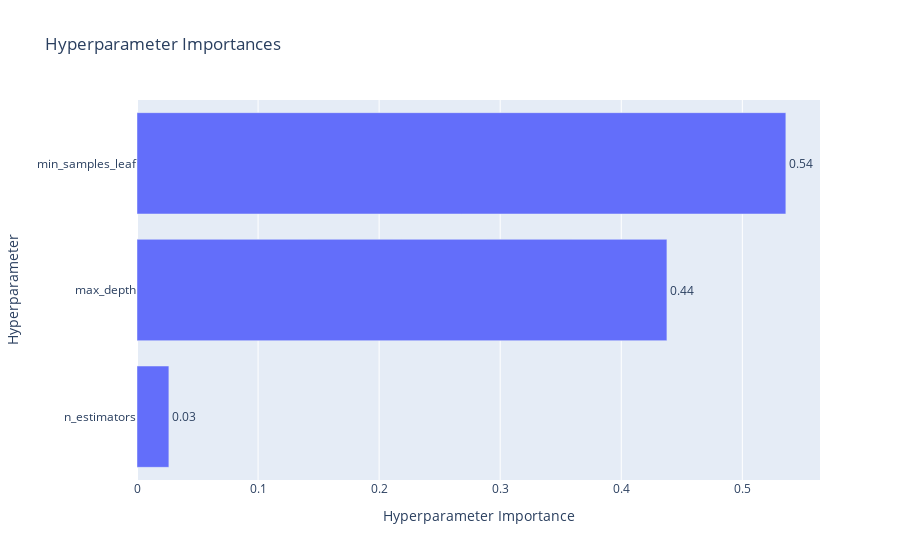

Source (notebook cell):
### Markdown cell above
График важности гиперпараметров - помогает понять, какие гиперпараметры вносят больший вклад в минимизацию/максимизацию метрики.

### Code cell
optuna.visualization.plot_param_importances(study, target_name="f1_score")

### Figure 1 — Plotly figure (JSON) as saved in the notebook; plotly's stock layout.template omitted (floating-point values rounded to 4 significant figures)
{"data": [{"cliponaxis": false, "hovertemplate": ["n_estimators (IntDistribution): 0.026334442706585193<extra></extra>", "max_depth (IntDistribution): 0.4377143516263718<extra></extra>", "min_samples_leaf (IntDistribution): 0.5359512056670429<extra></extra>"], "name": "f1_score", "orientation": "h", "text": ["0.03", "0.44", "0.54"], "textposition": "outside", "type": "bar", "x": [0.02633, 0.4377, 0.536], "y": ["n_estimators", "max_depth", "min_samples_leaf"]}], "layout": {"title": {"text": "Hyperparameter Importances"}, "xaxis": {"title": {"text": "Hyperparameter Importance"}}, "yaxis": {"title": {"text": "Hyperparameter"}}}}
